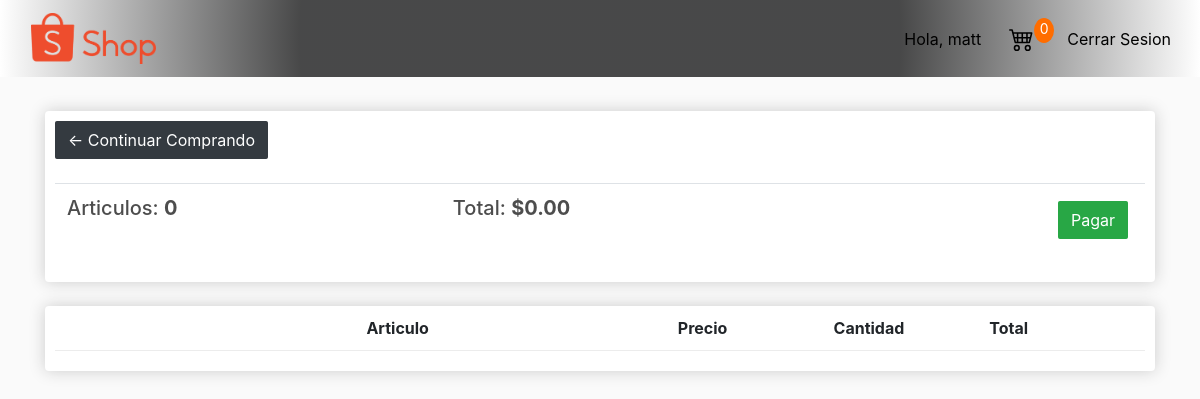
/cart/ (signed in), run on an earlier commit of the app's database.
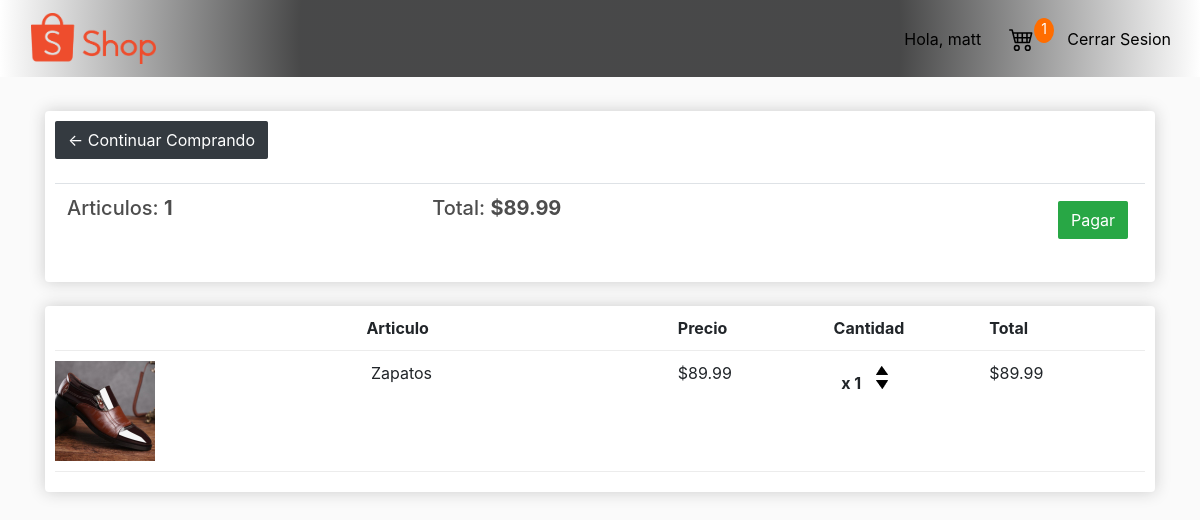
And on a later commit of the database.
### store/models.py (models this page shows, shortened)
class Order(models.Model):
    customer = models.ForeignKey(Customer, on_delete=models.SET_NULL, null=True, blank=True)
    date = models.DateTimeField(auto_now_add=True)
    complete = models.BooleanField(default=False)
    transaction_id = models.CharField(max_length=100, null=True)
    processed = models.BooleanField(default=False)
    @property
    def get_cart_total(self):
        orderitems = self.orderitem_set.all()
        total = sum([item.get_total for item in orderitems])
        return total
    @property
    def get_cart_items(self):
        orderitems = self.orderitem_set.all()
        total = sum([item.quantity for item in orderitems])
        return total

class OrderItem(models.Model):
    product = models.ForeignKey(Product, on_delete=models.SET_NULL, null=True)
    order = models.ForeignKey(Order, on_delete=models.SET_NULL, null=True)
    quantity = models.IntegerField(default=0, null=True, blank=True)
    date_added = models.DateTimeField(auto_now_add=True)
    @property
    def get_total(self):
        total = self.product.price * self.quantity
        return total

class Product(models.Model):
    name = models.CharField(max_length=200, null=True)
    price = models.FloatField()
    digital = models.BooleanField(default=False, null=False, blank=False)
    image = models.ImageField(null=True, blank=True)
    description = models.TextField(default=False, null=True, blank=True)
    @property
    def image_url(self):
        try:
            url = self.image.url
        except ImportError:
            url = ''
        return url

### store/views.py (the view)
# urls.py: path('cart/', views.cart, name="cart"),
def cart(request):
    data = cartdata(request)
    cartitems = data['cartitems']
    order = data['order']
    items = data['items']
    context = {'items': items, 'order': order, 'cartitems': cartitems}
    return render(request, 'store/cart.html', context)

### store/utils.py (called while the page is built)
def cartdata(request):
    if request.user.is_authenticated:
        customer = request.user.customer
        order, created = Order.objects.get_or_create(customer=customer, complete=False)
        items = order.orderitem_set.all()
        cartitems = order.get_cart_items
    else:
        cookiedata = cookiecart(request)
        cartitems = cookiedata['cartitems']
        order = cookiedata['order']
        items = cookiedata['items']
    return {'cartitems': cartitems, 'order': order, 'items': items}

### store/templates/store/cart.html
{% extends 'store/main.html' %}
{% load static %}
{% block content %}
	<div class="row">
		<div class="col-lg-12">
			<div class="box-element">
				<a  class="btn btn-dark" href="{% url 'store' %}">&#x2190; Continuar Comprando</a>
				<br>
				<br>
				<table class="table">
					<tr>
						<th><h5>Articulos: <strong>{{order.get_cart_items}}</strong></h5></th>
						<th><h5>Total: <strong>${{order.get_cart_total|floatformat:2}}</strong></h5></th>
						<th>
							<a  style="float:right; margin:5px;" class="btn btn-success" href="{% url 'checkout' %}">Pagar</a>
						</th>
					</tr>
				</table>
			</div>
			<br>
			<div class="box-element">
				<div class="cart-row">
					<div style="flex:2"></div>
					<div style="flex:2"><strong>Articulo</strong></div>
					<div style="flex:1"><strong>Precio</strong></div>
					<div style="flex:1"><strong>Cantidad</strong></div>
					<div style="flex:1"><strong>Total</strong></div>
				</div>
				{% for item in items %}
				<div class="cart-row">
					<div style="flex:2"><img class="row-image" src="{{item.product.image_url}}"></div>
					<div style="flex:2"><p>&nbsp{{item.product.name}}&nbsp</p></div>
					<div style="flex:1"><p>${{item.product.price|floatformat:2}}</p></div>
					<div style="flex:1">
						<p class="quantity">&nbsp x {{item.quantity}}</p>
						<div class="quantity">
							<img data-product="{{item.product.id}}" data-action="add"
								 class="chg-quantity update-cart" src="{% static  'images/arrow-up.png' %}">
							<img data-product="{{item.product.id}}" data-action="remove"
								 class="chg-quantity update-cart" src="{% static  'images/arrow-down.png' %}">
						</div>
					</div>
					<div style="flex:1"><p>${{item.get_total|floatformat:2}}</p></div>
				</div>
				{% endfor %}
			</div>
		</div>
	</div>
{% endblock content %}

### store/templates/store/main.html (shortened to what this page needs)
{% load static %}
<html>
<head>
    <link href="https://stackpath.bootstrapcdn.com/bootstrap/4.5.0/css/bootstrap.min.css"
 rel="stylesheet">
    <link href="{% static 'css/main.css' %}" rel="stylesheet" type="text/css">
</head>
<body>
<nav class="navbar navbar-expand-lg navbar-light bg-light" id="nav">
    <div>
        <a class="navbar-brand" href="{% url 'store' %}">
            <img id="home" src="{% static 'images/shop.png' %}">
        </a>
    </div>
    <div class="collapse navbar-collapse" id="navbarSupportedContent">
        <div class="form-inline my-2 my-lg-0">
            <a class=" btn btn-link hidden" href="{% url 'set_profile' %}" id="hello-user">Hola, {{request.user}}</a>
            <a href="{% url 'cart' %}">
                <img id="cart-icon" src="{% static 'images/cart4.svg' %}">
            </a>
            <p id="cart-total">{{cartitems}}</p>
            <a href="{% url 'logout' %}">
                <button class="btn btn-link hidden" id="close-session" type="button">Cerrar Sesion</button>
            </a>
        </div>
    </div>
</nav>
<div class="container"><br>
    {% block content %}
    {% endblock content %}
</div>
</body>
</html>

### static/css/main.css (style rules this page uses)
body { background-color: hsl(0, 0%, 98%); }
h1,h2,h3,h4,h5,h6 { color:hsl(0, 0%, 30%); }
.box-element { box-shadow:hsl(0, 0%, 80%) 0 0 16px; background-color: #fff; border-radius: 4px; padding: 10px; }
.bg-light { background: radial-gradient(circle, rgba(0,0,0,0.7091211484593838) 50%, rgba(255,255,255,1) 100%); }
#cart-icon { width:25px; display: inline-block; margin-left: 15px; }
#cart-total { display: block; text-align: center; color: #fff; background-color: #ff6d00; width: 20px; height: 25px; border-radius: 50%; font-size: 14px; }
.col-lg-4, .col-lg-6, .col-lg-8, .col-lg-12 { margin-top: 10px; }
.btn { border-radius: 0.1em/0.1em; }
.row-image { width: 100px; }
.cart-row { display: flex; align-items: flex-stretch; padding-bottom: 10px; margin-bottom: 10px; border-bottom: 1px solid #ececec; }
.quantity { display: inline-block; font-weight: 700; padding-right:10px; }
.chg-quantity { width: 12px; cursor: pointer; display: block; margin-top: 5px; transition:.1s; }
.btn-link, .btn-link:hover, .hello-msg { font-size: 16px; color:black; }
#home { width:125px; display: inline-block; margin-left: 15px; }

What changed in the data, as far as the page shows it:
computed for Order: get_cart_items "0" → "1"; get_cart_total "0.00" → "89.99"
added OrderItem: product.image_url (picture), product.name "Zapatos", product.price "89.99", quantity "1", get_total "89.99"
Also different on the page:
{{ cartitems }}: "0" → "1"
